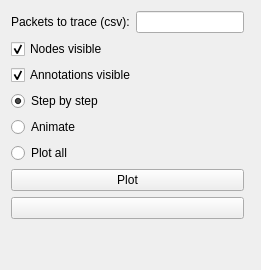
     <widget class="QWidget" name="tab_4">
      <attribute name="title">
       <string>Packet Tracing</string>
      </attribute>
      <layout class="QHBoxLayout" name="horizontalLayout_9">
       <item>
        <layout class="QVBoxLayout" name="verticalLayout_5">
         <item>
          <layout class="QGridLayout" name="gridLayout">
           <item row="0" column="0">
            <widget class="QLabel" name="label_15">
             <property name="text">
              <string>Packets to trace (csv):</string>
             </property>
            </widget>
           </item>
           <item row="0" column="1">
            <widget class="QLineEdit" name="tbPacketToTrace">
             <property name="inputMask">
              <string/>
             </property>
             <property name="text">
              <string/>
             </property>
             <property name="maxLength">
              <number>32767</number>
             </property>
            </widget>
           </item>
          </layout>
         </item>
         <item>
          <widget class="QCheckBox" name="cbNodesVisible">
           <property name="text">
            <string>Nodes visible</string>
           </property>
           <property name="checked">
            <bool>true</bool>
           </property>
          </widget>
         </item>
         <item>
          <widget class="QCheckBox" name="cbAnnotationsVisible">
           <property name="text">
            <string>Annotations visible</string>
           </property>
           <property name="checked">
            <bool>true</bool>
           </property>
          </widget>
         </item>
         <item>
          <widget class="QRadioButton" name="radioButton_2">
           <property name="text">
            <string>Step by step</string>
           </property>
           <property name="checked">
            <bool>true</bool>
           </property>
          </widget>
         </item>
         <item>
          <widget class="QRadioButton" name="radioButton">
           <property name="text">
            <string>Animate</string>
           </property>
          </widget>
         </item>
         <item>
          <widget class="QRadioButton" name="radioButton_3">
           <property name="text">
            <string>Plot all</string>
           </property>
          </widget>
         </item>
         <item>
          <widget class="QPushButton" name="pbPlotPacketTrace">
           <property name="text">
            <string>Plot</string>
           </property>
          </widget>
         </item>
         <item>
          <widget class="QPushButton" name="pbStepPacketTrace">
           <property name="sizePolicy">
            <sizepolicy hsizetype="Minimum" vsizetype="Fixed">
             <horstretch>0</horstretch>
             <verstretch>0</verstretch>
            </sizepolicy>
           </property>
           <property name="text">
            <string/>
           </property>
           <property name="icon">
            <iconset>
             <normaloff>../../../../../../../../../usr/share/icons/gnome/16x16/actions/media-skip-forward.png</normaloff>../../../../../../../../../usr/share/icons/gnome/16x16/actions/media-skip-forward.png</iconset>
           </property>
          </widget>
         </item>
         <item>
          <spacer name="verticalSpacer">
           <property name="orientation">
            <enum>Qt::Vertical</enum>
           </property>
           <property name="sizeHint" stdset="0">
            <size>
             <width>20</width>
             <height>40</height>
            </size>
           </property>
          </spacer>
         </item>
        </layout>
       </item>
       <item>
        <widget class="QWidget" name="wgPlotPacketTrace" native="true">
         <property name="sizePolicy">
          <sizepolicy hsizetype="Expanding" vsizetype="Expanding">
           <horstretch>1</horstretch>
           <verstretch>1</verstretch>
          </sizepolicy>
         </property>
        </widget>
       </item>
      </layout>
     </widget>
